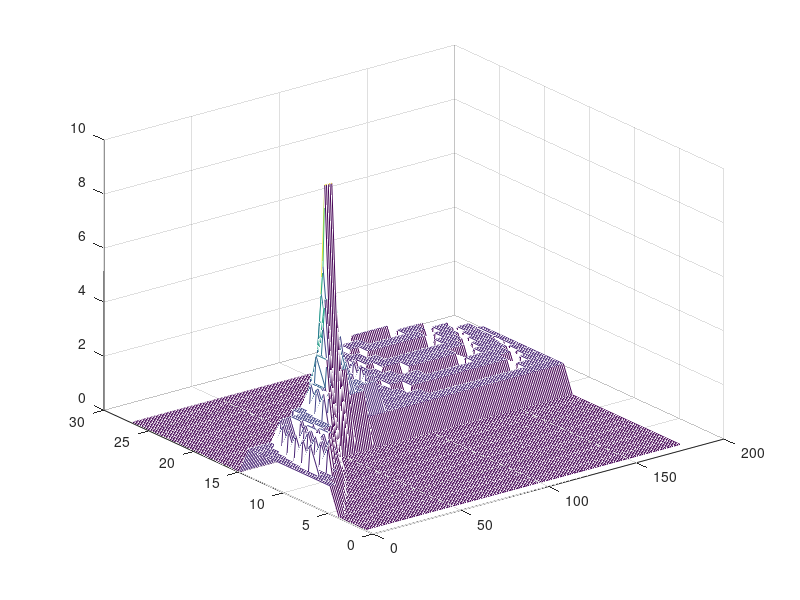

This chart was generated by the following MATLAB code:
% Only need to go from 0-180 degrees since they repeat after that
close all; clear; clc;
points = diag(ones(1,10));

transform = hough(points);
imagesc(transform);
mesh(transform);